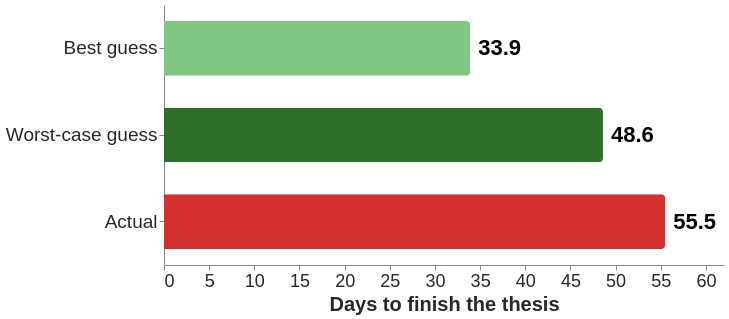

This figure's Vega-Lite source:
### Vega-Lite specification from a JSON file in a GitHub repository (floating-point values rounded to 4 significant figures)
{"$schema": "https://vega.github.io/schema/vega-lite/v5.json", "width": 560, "height": 260, "data": {"values": [{"k": "Best guess", "v": 33.9, "c": "#81c784"}, {"k": "Worst-case guess", "v": 48.6, "c": "#2D6E2A"}, {"k": "Actual", "v": 55.5, "c": "#d32f2f"}]}, "encoding": {"y": {"field": "k", "type": "nominal", "sort": null, "title": null, "axis": {"labelLimit": 420, "labelFontSize": 19}}, "x": {"field": "v", "type": "quantitative", "title": "Days to finish the thesis", "scale": {"domain": [0, 62]}}}, "layer": [{"mark": {"type": "bar", "cornerRadiusEnd": 4, "height": {"band": 0.7}}, "encoding": {"color": {"field": "c", "type": "nominal", "scale": null}}}, {"mark": {"type": "text", "align": "left", "dx": 8, "fontSize": 22, "fontWeight": "bold"}, "encoding": {"text": {"field": "v", "type": "quantitative", "format": ".1f"}}}], "config": {"font": "Tahoma, Verdana, sans-serif", "axis": {"labelFontSize": 18, "titleFontSize": 20, "labelColor": "#282828", "titleColor": "#282828", "grid": false}, "legend": {"labelFontSize": 18, "titleFontSize": 18}, "view": {"stroke": null}}}
